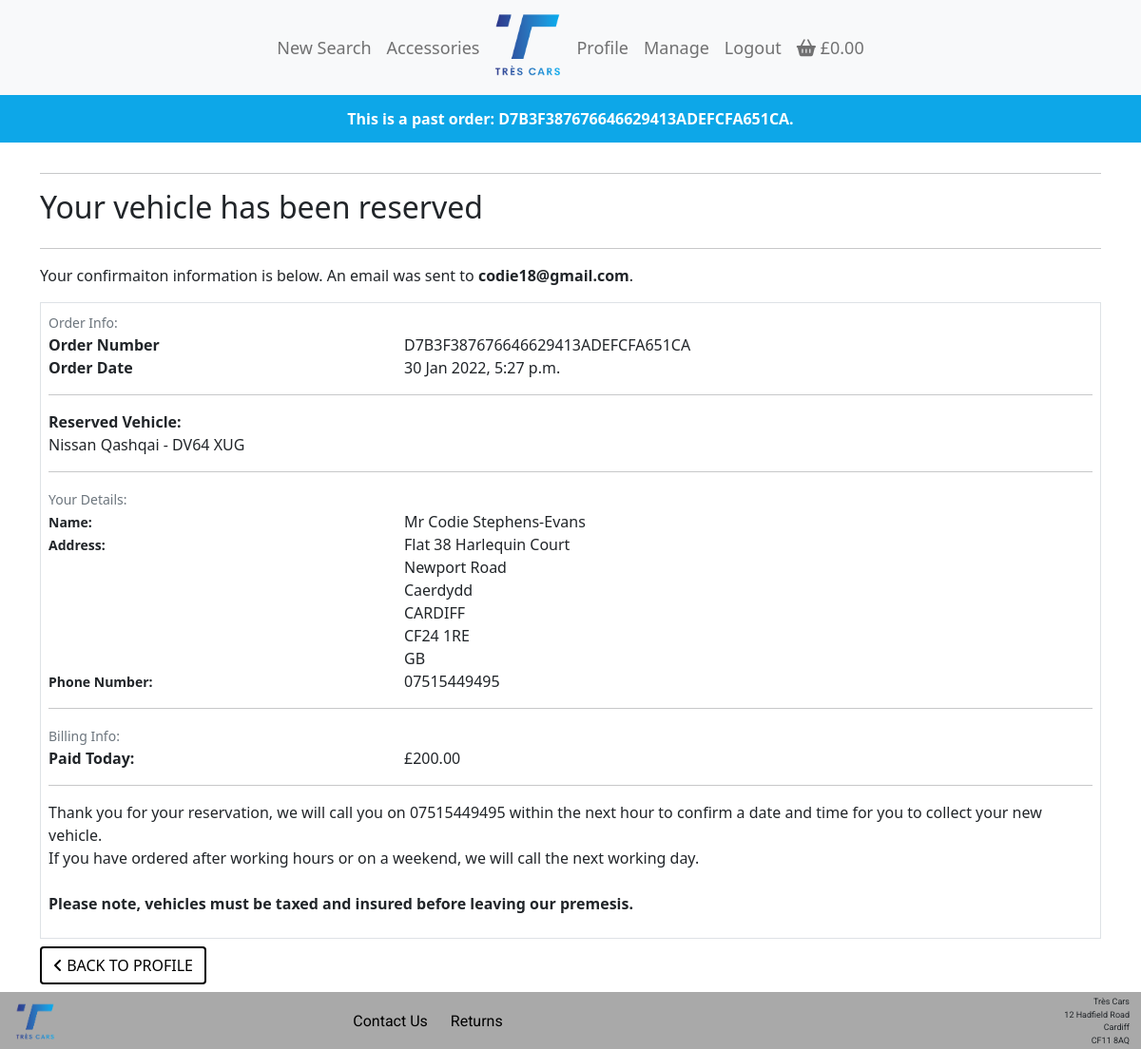
The app's page /profile/order_detail/D7B3F387676646629413ADEFCFA651CA (signed in) with its own data.
### checkout/models.py (models this page shows, shortened)
class Order(models.Model):
    order_number = models.CharField(max_length=32, null=False, editable=False)
    order_type = models.CharField(
        max_length=15, null=False, blank=False, default="vehicle"
    )
    user_profile = models.ForeignKey(
        UserProfile,
        on_delete=models.SET_NULL,
        null=True,
        blank=True,
        related_name="orders",
    )
    full_name = models.CharField(max_length=50, null=False, blank=False)
    email = models.EmailField(max_length=254, null=False, blank=False)
    phone_number = models.CharField(max_length=20, null=True, blank=True)
    postcode = models.CharField(max_length=20, null=True, blank=True)
    town_or_city = models.CharField(max_length=40, null=False, blank=False)
    street_address1 = models.CharField(max_length=80, null=False, blank=False)
    street_address2 = models.CharField(max_length=80, null=True, blank=True)
    county = models.CharField(max_length=80, null=True, blank=True)
    country = CountryField(blank_label="Country *", null=False, blank=False)
    date = models.DateTimeField(auto_now_add=True)
    delivery_cost = models.DecimalField(
        max_digits=6, decimal_places=2, null=False, default=0
    )
    order_total = models.DecimalField(
        max_digits=10, decimal_places=2, null=False, default=0
    )
    grand_total = models.DecimalField(
        max_digits=10, decimal_places=2, null=False, default=0
    )
    original_bag = models.TextField(null=False, blank=False, default="")
    stripe_pid = models.CharField(
        max_length=254, null=False, blank=False, default="")
    status = models.CharField(max_length=80, null=True, blank=True,
                              choices=order_status, default="Processing")

class vehicle_order_line_item(models.Model):
    order = models.ForeignKey(
        Order,
        null=False,
        blank=False,
        on_delete=models.CASCADE,
        related_name="lineitems",
    )
    vehicle = models.ForeignKey(
        Vehicle, null=False, blank=False, on_delete=models.CASCADE
    )
    lineitem_total = models.DecimalField(
        max_digits=6, decimal_places=0, null=False, blank=False, editable=False
    )

### vehicles/models.py (models this page shows, shortened)
class Vehicle(models.Model):
    sku = models.CharField(max_length=9, null=False, blank=False)
    name = models.CharField(max_length=254, null=False, blank=False)
    registration = models.CharField(max_length=254, null=False, blank=False)
    make = models.CharField(max_length=50, null=False, blank=False)
    model = models.CharField(max_length=50, null=False, blank=False)
    trim = models.CharField(max_length=50, null=False, blank=False)
    colour = models.CharField(
        max_length=20, null=False, blank=False, choices=colour_choices
    )
    fuel = models.CharField(
        max_length=20, null=False, blank=False, choices=fuel_choices
    )
    engine_size = models.DecimalField(
        max_digits=2, decimal_places=1, null=False, blank=False
    )
    body_type = models.CharField(
        max_length=20, null=False, blank=False, choices=body_type_choices
    )
    gearbox = models.CharField(
        max_length=20, null=False, blank=False, choices=gearbox_choices
    )
    drivetrain = models.CharField(
        max_length=10, null=False, blank=False, choices=drivetrain_choices
    )
    seats = models.IntegerField(null=False, blank=False)
    description = models.TextField()
    price = models.IntegerField(null=False, blank=False, default=200)
    full_price = models.IntegerField(null=False, blank=False)
    mileage = models.IntegerField(null=False, blank=False)
    model_year = models.IntegerField(null=False, blank=False)
    doors = models.IntegerField(null=False, blank=False)
    type = models.CharField(
        max_length=9, null=False, blank=False, default="vehicle")
    available = models.CharField(
        max_length=9, null=False, blank=False, default="yes",
        choices=available_choices)

### profiles/views.py (the view)
@login_required
def order_detail(request, order_number):
    order = get_object_or_404(Order, order_number=order_number)
    messages.info(request, (f"This is a past order: {order_number}."))
    template = "checkout/checkout_success.html"
    context = {
        "order": order,
        "from_profile": True,
    }
    return render(request, template, context)

### bag/contexts.py (called while the page is built, shortened)
def vehicle_bag_contents(request):
    vehicle_bag_items = []
    total = 0
    item_count = 0
    vehicle_bag = request.session.get('vehicle_bag', {})
    delivery = 0
    grand_total = delivery + total
    context = {
        'vehicle_bag_items': vehicle_bag_items,
        'vehicle_total': total,
        'vehicle_item_count': item_count,
        'vehicle_grand_total': grand_total,
    }
    return context

def bag_contents(request):
    bag_items = []
    total = 0
    accessory_count = 0
    bag = request.session.get('bag', {})
    grand_total = total
    context = {
        'bag_items': bag_items,
        'total': total,
        'accessory_count': accessory_count,
        'grand_total': grand_total,
    }
    return context

### checkout/templates/checkout/checkout_success.html (shortened to what this page needs)
{% extends "base.html" %}
{% load static %}
{% load mathfilters %}
{% block extra_css %}
<link rel="stylesheet" href="{% static 'checkout/css/checkout.css' %}">
{% endblock %}
{% block content %}
<div class="container my-auto">
    <div class="row">
        <div class="col">
            <hr>
            <h2 class="logo-font mb-4">
                {% if order.order_type == 'vehicle' %}Your vehicle has been reserved{% else %}Your order has been
                placed{% endif %}
            </h2>
            <hr>
            <p class="text-black">Your confirmaiton information is below. An email
                {% if from_profile %}was{% else %}will be{% endif %} sent to <strong>{{ order.email }}</strong>.</p>
        </div>
    </div>
    <div class="row">
        <div class="col-12">
            <div class="order-confirmation-wrapper p-2 border">
                <div class="row">
                    <div class="col">
                        <small class="text-muted">Order Info:</small>
                    </div>
                </div>
                <div class="row">
                    <div class="col-12 col-md-4">
                        <p class="mb-0 bold">Order Number</p>
                    </div>
                    <div class="col-12 col-md-8 text-md-right">
                        <p class="mb-0">{{ order.order_number }}</p>
                    </div>
                </div>
                <div class="row">
                    <div class="col-12 col-md-4">
                        <p class="mb-0 bold">Order Date</p>
                    </div>
                    <div class="col-12 col-md-8 text-md-right">
                        <p class="mb-0">{{ order.date }}</p>
                    </div>
                </div>
                <hr>
                <div class="row">
                    <div class="col-12 col-md-4">
                        <p class="mb-0 bold">{% if order.order_type == 'vehicle' %}Reserved Vehicle:{% else %}Ordered
                            Items:{% endif %}</p>
                    </div>
                    {% for item in order.lineitems.all %}
                    <div class="col-12 text-md-right">
                        <p class="mb-0">
                            {{ item.vehicle.make | capfirst }} {{ item.vehicle.model | capfirst }} -
                            {{ item.vehicle.registration | upper }}
                        </p>
                    </div>
                    {% endfor %}
                </div>
                <hr>
                <div class="row">
                    <div class="col">
                        <small class="text-muted">Your Details:</small>
                    </div>
                </div>
                <div class="row">
                    <div class="col-12 col-md-4">
                        <small class="bold">Name:</small>
                    </div>
                    <div class="col-12 col-md-8 text-md-right">
                        <p class="mb-0">{{ order.full_name }}</p>
                    </div>
                </div>
                <div class="row">
                    <div class="col-12 col-md-4">
                        <small class="bold">Address:</small>
                    </div>
                    <div class="col-12 col-md-8 text-md-right">
                        <p class="mb-0">{{ order.street_address1 }}</p>
                        {% if order.street_address2 %}
                        <p class="mb-0">{{ order.street_address2 }}</p>
                        {% endif %}
                        {% if order.county %}
                        <p class="mb-0">{{ order.county }}</p>
                        {% endif %}
                        <p class="mb-0">{{ order.town_or_city }}</p>
                        {% if order.postcode %}
                        <p class="mb-0">{{ order.postcode }}</p>
                        {% endif %}
                        <p class="mb-0">{{ order.country }}</p>
                    </div>
                </div>
                <div class="row">
                    <div class="col-12 col-md-4">
                        <small class="bold">Phone Number:</small>
                    </div>
                    <div class="col-12 col-md-8 text-md-right">
                        <p class="mb-0">{{ order.phone_number }}</p>
                    </div>
                </div>
                <hr>
                <div class="row">
                    <div class="col">
                        <small class="text-muted">Billing Info:</small>
                    </div>
                </div>
                <div class="row">
                    <div class="col-12 col-sm-4">
                        <p class="mb-0 bold">Paid Today:</p>
                    </div>
                    <div class="col-12 col-sm-8 text-md-right">
                        <p class="mb-0">£{{ order.order_total }}</p>
                    </div>
                </div>
                <hr>
                <div class="row">
                    <div class="col-12">
                        {% if order.order_type == 'vehicle' %}
                        <p class="mb-0 text-small">
                            Thank you for your reservation, we will call you on {{ order.phone_number }} within the next
                            hour to confirm a date and time for you to collect your new vehicle.
                            <br>
                            If you have ordered after working hours or on a weekend, we will call the next working day.
                        </p>
                        <br>
                        <p class="bold">Please note, vehicles must be taxed and insured before leaving our premesis.</p>
                        {% else %}
                        <p class="mb-0 text-small">Thank you for your order. We will ship your package the same day if
                            placed before 12:00 or the next working day.</p>
                        {% endif %}
                    </div>
                </div>
            </div>
        </div>
    </div>
    <div class="row">
        <div class="col-12 my-2 more-button-container">
            {% if from_profile %}
            <a href="{% url 'profile' %}" class="btn btn--black-border">
                <span class="icon mr-2">
                    <i class="fas fa-angle-left" aria-hidden="true"></i>
                </span>
                <span class="text-uppercase">Back To Profile</span>
            </a>
            {% endif %}
        </div>
    </div>
</div>
{% endblock %}

### static/css/base.css (style rules this page uses)
* { border: 0; margin: 0; padding: 0; }
body { min-height: 100vh; display: flex; flex-direction: column; }
.bold { font-weight: bold; }
.btn--black-border { background-color: white; border: 2px solid black; color: black; width: fit-content; }

### checkout/static/checkout/css/checkout.css (style rules this page uses)
.more-button-container { text-align: left; }

### records on screen
Order: email "codie18@gmail.com", order_number "D7B3F387676646629413ADEFCFA651CA", date "30 Jan 2022, 5:27 p.m.", full_name "Mr Codie Stephens-Evans", street_address1 "Flat 38 Harlequin Court", street_address2 "Newport Road", county "Caerdydd", town_or_city "CARDIFF", postcode "CF24 1RE", country "GB", phone_number "07515449495", order_total "200.00"
vehicle_order_line_item: vehicle.make "Nissan", vehicle.model "Qashqai", vehicle.registration "DV64 XUG"

### other values on screen
{{ message }} "This is a past order: D7B3F387676646629413ADEFCFA651CA."
